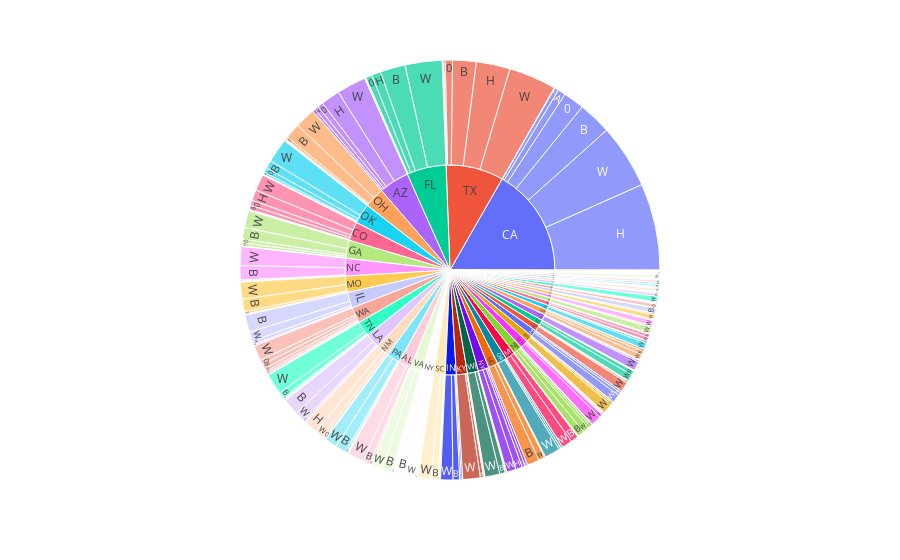

Write notebook code for a chart like this one.
### Code cell
burst = px.sunburst(
    data_frame=rate_of_death_by_race,
    path=["state","race"],
    values="count"
)
burst.show()

### Figure 1 — Plotly figure (JSON) as saved in the notebook; plotly's stock layout.template omitted (floating-point values rounded to 4 significant figures; data arrays with more than 128 entries replaced by an {"elided": "..."} marker saying what was removed)
{"data": [{"branchvalues": "total", "domain": {"x": [0, 1], "y": [0, 1]}, "hovertemplate": "labels=%{label}<br>count=%{value}<br>parent=%{parent}<br>id=%{id}<extra></extra>", "ids": {"elided": "252 str values"}, "labels": {"elided": "252 str values"}, "name": "", "parents": {"elided": "252 str values"}, "type": "sunburst", "values": {"elided": "252 int values"}}], "layout": {"legend": {"tracegroupgap": 0}, "margin": {"t": 60}}}
